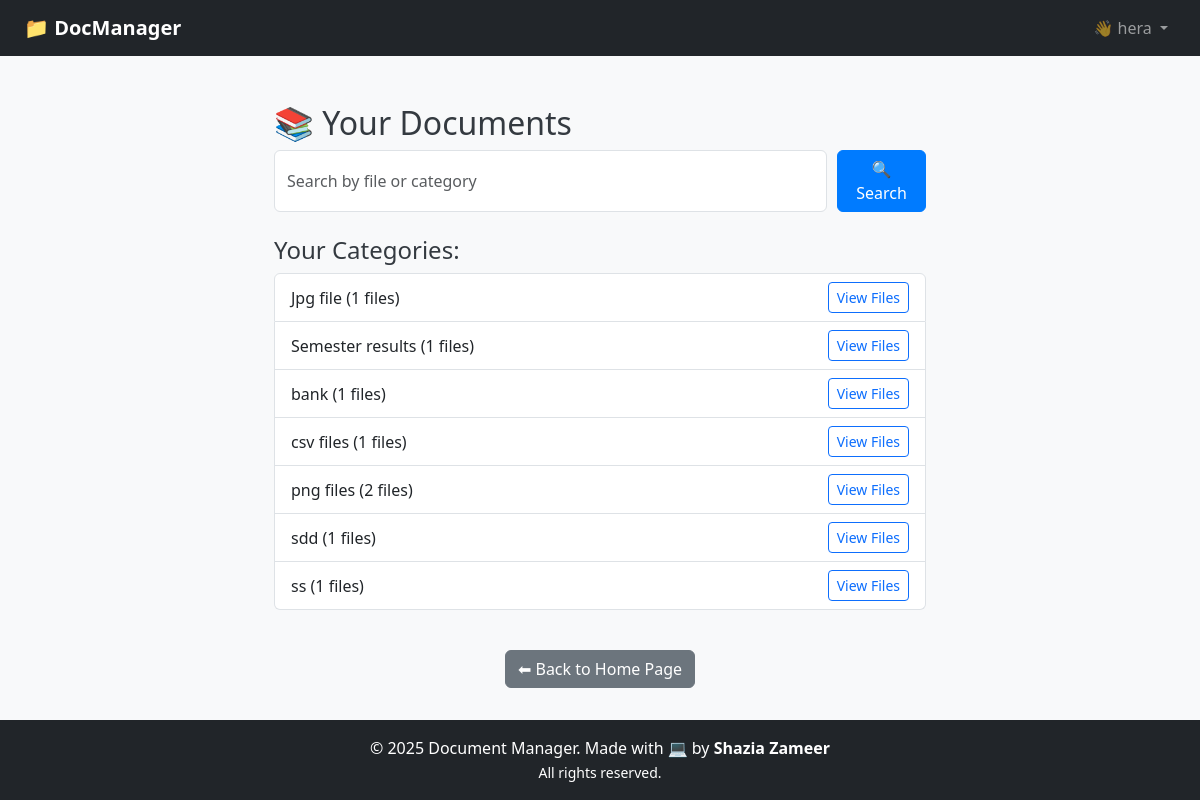
The page /files (signed in) on the database its author committed.
### tables this page shows
CREATE TABLE files (
    id INTEGER PRIMARY KEY AUTOINCREMENT,
    username TEXT NOT NULL,
    filename TEXT NOT NULL,
    category TEXT NOT NULL
);

### app.py (the view)
@app.route('/files')
def view_files():
    if 'user' not in session:
        return redirect(url_for('login'))
    username = session['user']
    conn = sqlite3.connect('users.db')
    cursor = conn.cursor()
    cursor.execute("SELECT category, COUNT(*) FROM files WHERE username = ? GROUP BY category", (username,))
    categories = cursor.fetchall()
    conn.close()
    return render_template('view_files.html', categories=categories)

### templates/view_files.html (shortened to what this page needs)
{% extends "base.html" %}
{% block content %}
<div class="container mt-5">
    <h2>📚 Your Documents</h2>
    <form action="{{ url_for('search_files') }}" method="get" class="mb-4 d-flex" style="gap: 10px;">
        <input type="text" name="q" placeholder="Search by file or category" class="form-control" value="{{ search_query if search_query else '' }}">
        <button type="submit" class="btn btn-primary">🔍 Search</button>
    </form>
    {% if search_results %}
        <h4>🔍 Results for "{{ search_query }}"</h4>
        <ul class="list-group">
            {% for file, cat in search_results %}
                <li class="list-group-item d-flex flex-column align-items-start">
                    <div class="d-flex justify-content-between w-100">
                        <span><strong>{{ file }}</strong> in <em>{{ cat }}</em></span>
                        <div class="btn-group">
                            <a href="{{ url_for('download_file', category=cat, filename=file) }}" class="btn btn-sm btn-success">⬇️ Download</a>
                            <form action="{{ url_for('delete_file', category=cat, filename=file) }}" method="post" style="display:inline;">
                                <button type="submit" class="btn btn-sm btn-danger" onclick="return confirm('Delete this file?')">🗑 Delete</button>
                            </form>
                        </div>
                    </div>
                    <form action="{{ url_for('rename_file', category=cat, old_filename=file) }}" method="post" class="d-flex mt-2" style="gap:5px;">
                        <input type="text" name="new_filename" placeholder="New name" class="form-control form-control-sm" required>
                        <button type="submit" class="btn btn-sm btn-warning">✏️ Rename</button>
                    </form>
                </li>
            {% endfor %}
        </ul>
        <a href="{{ url_for('view_files') }}" class="btn btn-secondary mt-3">⬅ Back</a>
    {% elif categories %}
        <h4>Your Categories:</h4>
        <ul class="list-group">
            {% for cat in categories %}
                <li class="list-group-item d-flex justify-content-between align-items-center">
                    {{ cat[0] }} ({{ cat[1] }} files)
                    <a href="{{ url_for('view_category_files', category=cat[0]) }}" class="btn btn-sm btn-outline-primary">View Files</a>
                </li>
            {% endfor %}
        </ul>
    {% else %}
        <p class="text-muted">No files or categories found.</p>
    {% endif %}
</div>
<br>
<div class="d-flex justify-content-center mt-3">
    <a href="{{ url_for('index') }}" class="btn btn-secondary">⬅ Back to Home Page</a>
</div>
{% endblock %}

### static/style.css (style rules this page uses)
body { background-color: #f8f9fa; font-family: 'Segoe UI', sans-serif; }
h1, h2, h4 { color: #343a40; }
.btn-primary { background-color: #007bff; border-color: #007bff; }
.container { max-width: 700px; }

### templates/base.html (style rules this page uses)
body { transition: background-color 0.4s ease, color 0.4s ease; }

### rows shown on the page
files: category "Jpg file", cat "1"
files: category "Semester results", cat "1"
files: category "bank", cat "1"
files: category "csv files", cat "1"
files: category "sdd", cat "1"

### other values the page prints
{{ session['user'] }} "hera"
{{ cat[0] }} "png files" "ss"
{{ cat[1] }} "2" "1"
